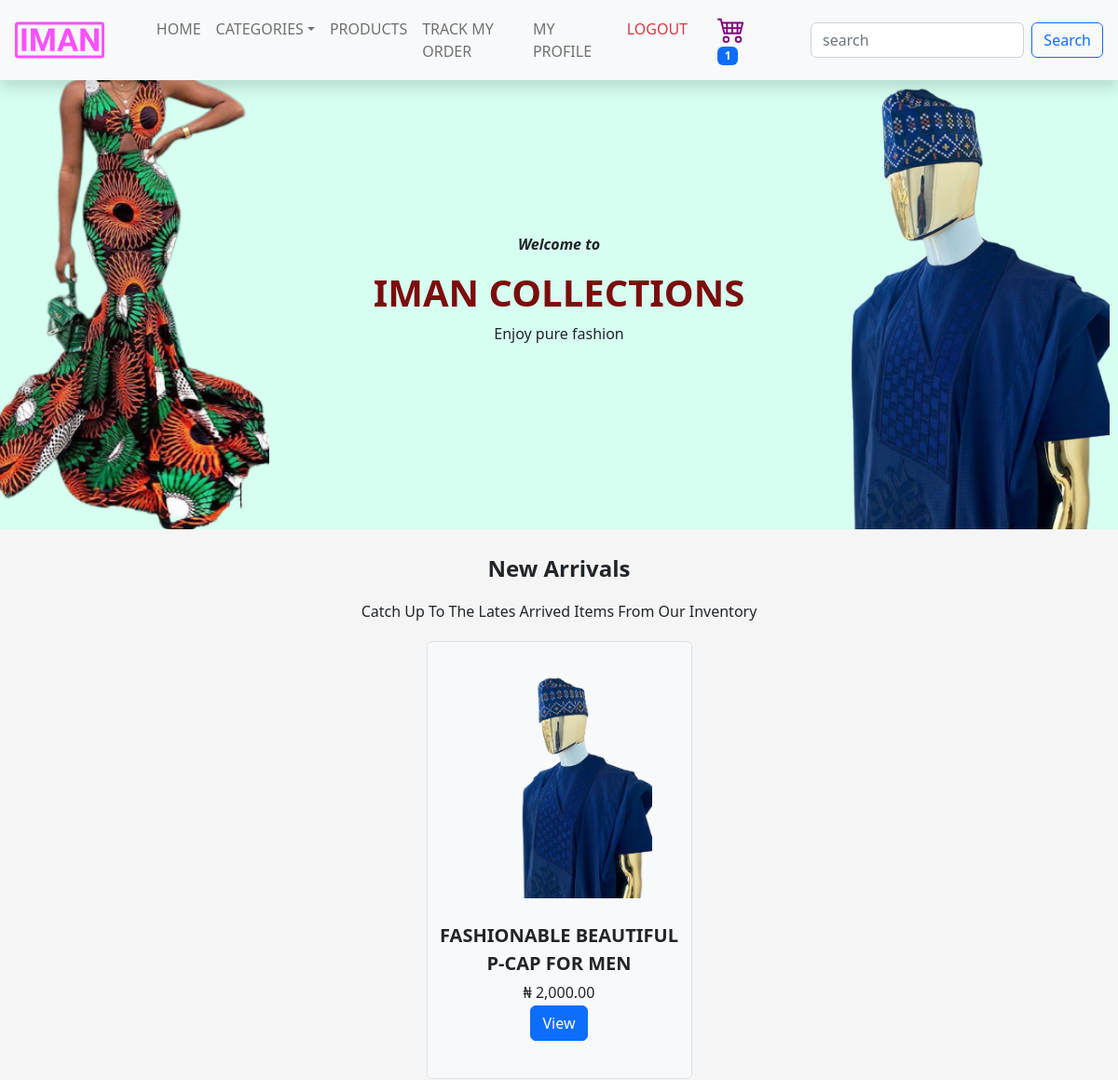
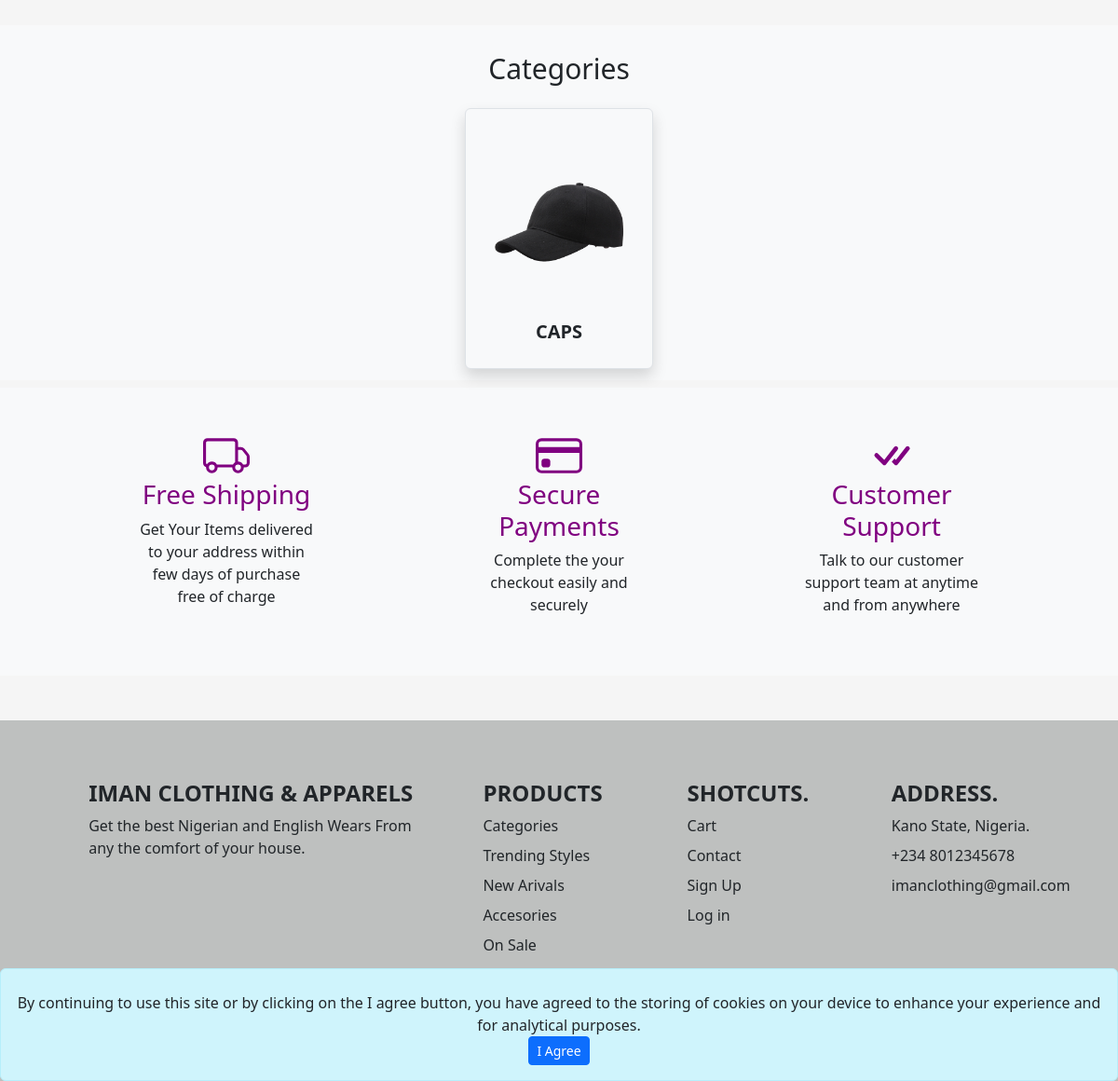
Page / (signed in) on the committed database (2 pictures, top to bottom).
### products/models.py (models this page shows, shortened)
class Product(models.Model):
    GENDER_CHOICES = [("M", "Male"), ("F", "Female"), ("U", "Unisex")]
    name = models.CharField(max_length=200)
    gender = models.CharField(max_length=1, choices=GENDER_CHOICES)
    category = models.ForeignKey(
        Category, on_delete=models.CASCADE, null=True, related_name="products"
    )
    sub_category = models.ForeignKey(
        SubCategory, on_delete=models.SET_NULL, null=True, related_name="products"
    )
    delivery_days = models.PositiveIntegerField()
    description = models.TextField()
    on_sale = models.BooleanField(default=False)
    store = models.ForeignKey(
        Store, on_delete=models.SET_NULL, null=True, related_name="products"
    )
    is_active = models.BooleanField(default=True)
    added_at = models.DateTimeField(auto_now_add=True)
    added_by = models.ForeignKey(
        "user.User",
        on_delete=models.DO_NOTHING,
        limit_choices_to={"staff": True},
        related_name="products_added",
    )
    slug = models.CharField(max_length=200, blank=True, default="")

class ProductImage(models.Model):
    product = models.ForeignKey(
        Product, on_delete=models.CASCADE, related_name="product_images"
    )
    image = models.ImageField(upload_to="product_images/")

class ProductVariant(models.Model):
    product = models.ForeignKey(
        Product, on_delete=models.CASCADE, related_name="product_variants"
    )
    size = models.ForeignKey(
        Size, on_delete=models.SET_NULL, null=True, related_name="product_variants"
    )
    color = models.ForeignKey(
        Color, on_delete=models.SET_NULL, null=True, related_name="product_variants"
    )
    price = models.DecimalField(max_digits=10, decimal_places=2)
    available_quantity = models.PositiveIntegerField()
    image = models.ImageField(upload_to="product_images/")
    active = models.BooleanField(default=True)

class Category(models.Model):
    name = models.CharField(max_length=200, unique=True)
    image = models.ImageField(upload_to="categories", blank=True)
    added_at = models.DateTimeField(auto_now_add=True)
    added_by = models.ForeignKey(
        "user.User",
        on_delete=models.DO_NOTHING,
        limit_choices_to={"staff": True},
        related_name="categories_added",
    )
    slug = models.CharField(max_length=200, blank=True, default="")
    class Meta:
        verbose_name_plural = "categories"

### base/views.py (the view)
# urls.py: path('', index, name='home_page'),
def index(request):
    products = Product.objects.all()[0:15]
    categories = Category.objects.all()[0:10]
    return render(request, 'base/index.html', context={"products": products, "categories": categories})

### base/cart_count_context.py (called while the page is built)
def get_cart_count(request):
    return {
        "cart_count": request.user.cart.count() if request.user.is_authenticated else Cart.objects.filter(
            device=request.COOKIES.get('device')).count() or '0'
    }

### base/categories_context.py (called while the page is built)
def get_categories(request):
    return {
        "menu_categories": Category.objects.all()
    }

### base/templates/base/index.html (shortened to what this page needs)
{% extends './base.html' %} {% load humanize %}
{% load static %} {% block title%} Home {% endblock%} {% block content %}
<section class="row">
  <div class="col-12">
    <div id="couresol" class="row align-items-center justify-content-center">
      <div class="col-sm-12 d-block d-sm-hidden col-md-3 col-lg-3 px-2 text-end">
        <img src="{% static 'base/images/female-category.png' %}" height="500px" class="hero-image" alt="Hero Image">
      </div>
      <div class="col-sm-12 col-md-6 col-lg-6 text-center px-5">
        <p class="text-dark fw-bold" style="font-style: italic;">Welcome to</p>
        <h3 class="text-uppercase" style="font-size: 40px; color: rgb(124, 13, 13); font-weight: 700;">Iman Collections
        </h3>
        <p>Enjoy pure fashion</p>
      </div>
      <div class="col-sm-12 col-md-3 col-lg-3 px-2">
        <img src="{% static 'base/images/male-category.png' %}" height="500px" class="hero-image" alt="Hero Image">
      </div>
    </div>
  </div>
</section>
<section class="my-2 container">
  <div class="text-capitalize text-center fw-bold py-3" style="font-size: 24px; font-weight: 700;">New Arrivals
  </div>
  <p class="text-capitalize text-center">catch up to the lates arrived items from our inventory</p>
  <div class="row  justify-content-center">
    {% for product in products %}
    {% include 'products/product_card.html' with product=product %}
    {% endfor %}
  </div>
</section>
<section class="my-2 mt-4 bg-light p-2">
  <div class="text-capitalize text-center py-3" style="font-size: 30px; font-weight: 500;">Categories
  </div>
  <div class="row  justify-content-center">
    {% for category in categories %}
    {% include 'products/category_card.html' with category=category %}
    {% endfor %}
  </div>
</section>
<section>
  <div class="row justify-content-evenly bg-light">
    <div class="col-sm-6 col-lg-2 col-md-6 py-5 px-2 text-center align-middle justify-content-center">
      <h3 style="color: purple;">Free Shipping</h3>
      <p>Get Your Items delivered to your address within few days of purchase free of charge</p>
    </div>
    <div class="col-sm-6 col-lg-2 col-md-6 py-5 px-2 text-center align-middle justify-content-center">
      <h3 style="color: purple;">Secure Payments</h3>
      <p>Complete the your checkout easily and securely</p>
    </div>
    <div class="col-sm-6 col-lg-2 col-md-6 py-5 px-2 text-center align-middle justify-content-center">
      <h3 style="color: purple;">Customer Support</h3>
      <p>Talk to our customer support team at anytime and from anywhere</p>
    </div>
  </div>
</section>
{% endblock %}

### products/templates/products/product_card.html
{% load humanize %}
<div class="col-sm-8 col-md-5 col-lg-3 border rounded text-center pb-4 bg-light m-1">
    <div class="col-12">
        <a href="{% url 'products_details' id=product.id slug=product.slug %}">
            <img src="{{product.product_images.first.image.url}}" alt="product image" style="object-fit: contain;"
                height="300px" width="200px" />
        </a>
    </div>
    <div class="card-body align-items-end">
        <a href="{% url 'products_details' id=product.id slug=product.slug %}" style="font-weight: 600;"
            class="text-decoration-none text-start text-dark fs-5 pt-2 text-uppercase">
            <div class="card-title text-center">
                {{product.name}}
            </div>
        </a>
        <span>&#8358; {{product.product_variants.first.price|intcomma}}</span>
        <br />
        {% if product.product_variants.first.available_quantity %}
        <p class="text-success">
            <a href="{% url 'products_details' id=product.id slug=product.slug %}" class="btn btn-primary">View</a>
        </p>
        {% else %}
        <p class="text-danger">
            Out of stock!
        </p>
        {% endif %}
    </div>
</div>

### products/templates/products/category_card.html
{% block product_category %}
<div class="col-sm-12 col-md-3 shadow rounded col-lg-2 border text-center p-4 bg-light m-1">
    <div>
        <a href="{%url 'filter_category' slug=category.slug %}">
            <img src="{{category.image.url}}" alt="product image" style="object-fit: contain;" height="200px"
                width="150px" />
        </a>
    </div>
    <div class="card-body align-items-end">
        <a href="{%url 'filter_category' slug=category.slug %}" style="font-weight: 600;"
            class="text-decoration-none text-center text-dark fs-5 pt-2 text-uppercase">
            <div class="card-title">
                {{category.name}}
            </div>
        </a>
    </div>
</div>
{% endblock %}

### rows in the picture
Product: product_images.first.image (picture), name "FASHIONABLE BEAUTIFUL P-CAP FOR MEN", product_variants.first.price "2,000.00"
Category: image (picture), name "CAPS"

### other values in the picture
{{ cart_count }} "1"
